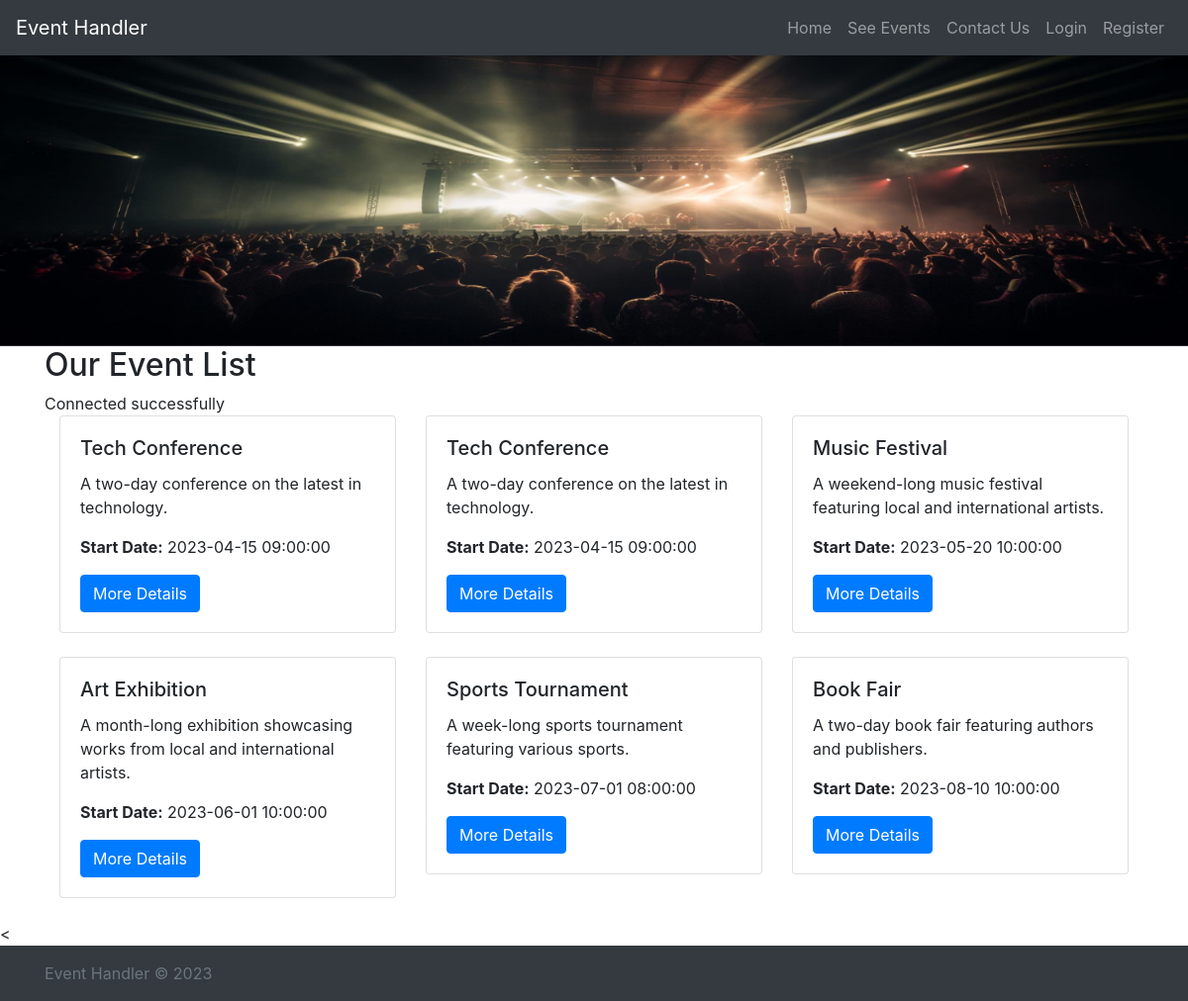
The app's page /home.php with its own data.
### tables this page shows
CREATE TABLE `events` (
  `EventID` int(11) NOT NULL,
  `Title` varchar(255) NOT NULL,
  `Description` text DEFAULT NULL,
  `StartDate` datetime NOT NULL,
  `EndDate` datetime NOT NULL,
  `Cost` decimal(10,2) NOT NULL,
  `LocationID` int(11) DEFAULT NULL
);

### home.php (the view, shortened to what this page needs)
<link href="https://stackpath.bootstrapcdn.com/bootstrap/4.5.2/css/bootstrap.min.css" rel="stylesheet">
<?php include 'header.php'; ?>
<div id="main-content">
  <div id="carouselExampleCaptions" class="carousel slide mt-10">
    <div class="carousel-inner">
      <div class="carousel-item active">
        <img src="./assests/3.jpg" class="d-block w-100" alt="..." height=350px width=90%>
      </div>
</div>
<?php
$servername = "localhost:3307";
$username = "root";
$password = "";
$dbname = "event_handler";
$connection = new mysqli($servername, $username, $password, $dbname);
$sql = "SELECT EventID, Title, Description, StartDate, EndDate, Cost, LocationID FROM events ORDER BY StartDate ASC";
$statement = $connection->prepare($sql);
$statement->execute();
$result = $statement->get_result();
?>
<div class="container">
    <h2>Our Event List</h2>
<?php
$servername = "localhost:3307";
$username = "root";
$password = "";
$dbname = "event_handler";
try {
    $conn = new PDO("mysql:host=$servername;dbname=$dbname", $username, $password);
    $conn->setAttribute(PDO::ATTR_ERRMODE, PDO::ERRMODE_EXCEPTION);
    echo "Connected successfully";
} catch(PDOException $e) {
    echo "Connection failed: " . $e->getMessage();
}
$sql = "SELECT EventID, Title, Description, StartDate, EndDate, Cost, LocationID FROM events";
$stmt = $conn->prepare($sql);
$stmt->execute();
$events = $stmt->fetchAll(PDO::FETCH_ASSOC);
?>
<div class="container">
    <div class="row">
        <?php foreach ($events as $event): ?>
            <div class="col-md-4">
                <div class="card mb-4">
                    <div class="card-body">
                        <h5 class="card-title"><?php echo htmlspecialchars($event['Title']); ?></h5>
                        <p class="card-text"><?php echo htmlspecialchars($event['Description']); ?></p>
                        <p class="card-text"><strong>Start Date:</strong> <?php echo htmlspecialchars($event['StartDate']); ?></p>
                        <a href="event_details.php?id=<?php echo $event['EventID']; ?>" class="btn btn-primary">More Details</a>
                    </div>
                </div>
            </div>
        <?php endforeach; ?>
    </div>
</div>
</div>
<
<?php include 'footer.php'; ?>

### header.php (shortened to what this page needs)
<nav class="navbar navbar-expand-lg navbar-dark bg-dark fixed-top">
  <a class="navbar-brand" href="#">Event Handler</a>
  <div class="collapse navbar-collapse" id="navbarNav">
  <ul class="navbar-nav ml-auto">
 <li class="nav-item">
    <a class="nav-link" href="home.php">Home</a>
 </li>
 <li class="nav-item">
    <a class="nav-link" href="see-events.php">See Events</a>
 </li>
 <li class="nav-item">
    <a class="nav-link" href="contact-us.php">Contact Us</a>
 </li>
 <li class="nav-item">
    <a class="nav-link" href="login.php">Login</a>
 </li>
 <li class="nav-item">
    <a class="nav-link" href="register.php">Register</a>
 </li>
</ul>
  </div>
</nav>

### footer.php
<footer class="footer mt-auto py-3 bg-dark text-white">
  <div class="container">
    <span class="text-muted">Event Handler &copy;   2023</span>
  </div>
</footer>

### records on screen
events: Title "Tech Conference", Description "A two-day conference on the latest in technology.", StartDate "2023-04-15 09:00:00"
events: Title "Tech Conference", Description "A two-day conference on the latest in technology.", StartDate "2023-04-15 09:00:00"
events: Title "Music Festival", Description "A weekend-long music festival featuring local and international artists.", StartDate "2023-05-20 10:00:00"
events: Title "Art Exhibition", Description "A month-long exhibition showcasing works from local and international artists.", StartDate "2023-06-01 10:00:00"
events: Title "Sports Tournament", Description "A week-long sports tournament featuring various sports.", StartDate "2023-07-01 08:00:00"
events: Title "Book Fair", Description "A two-day book fair featuring authors and publishers.", StartDate "2023-08-10 10:00:00"
